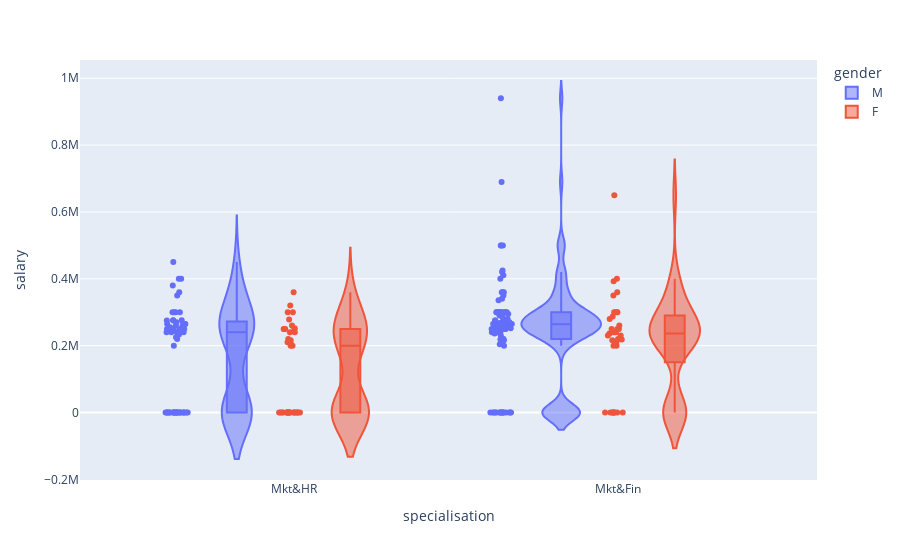

Notebook code cell kept with this figure:
### Code cell
px.violin(dados,y="salary",x="specialisation",color="gender",box=True,points="all")

### Figure 1 — Plotly figure (JSON) as saved in the notebook; plotly's stock layout.template omitted (floating-point values rounded to 4 significant figures; data arrays with more than 128 entries replaced by an {"elided": "..."} marker saying what was removed)
{"data": [{"alignmentgroup": "True", "box": {"visible": true}, "hovertemplate": "gender=M<br>specialisation=%{x}<br>salary=%{y}<extra></extra>", "legendgroup": "M", "marker": {"color": "#636efa"}, "name": "M", "offsetgroup": "M", "orientation": "v", "points": "all", "scalegroup": "True", "showlegend": true, "type": "violin", "x": {"elided": "139 str values"}, "x0": " ", "xaxis": "x", "y": {"elided": "139 int values"}, "y0": " ", "yaxis": "y"}, {"alignmentgroup": "True", "box": {"visible": true}, "hovertemplate": "gender=F<br>specialisation=%{x}<br>salary=%{y}<extra></extra>", "legendgroup": "F", "marker": {"color": "#EF553B"}, "name": "F", "offsetgroup": "F", "orientation": "v", "points": "all", "scalegroup": "True", "showlegend": true, "type": "violin", "x": ["Mkt&Fin", "Mkt&HR", "Mkt&Fin", "Mkt&Fin", "Mkt&Fin", "Mkt&HR", "Mkt&Fin", "Mkt&HR", "Mkt&Fin", "Mkt&Fin", "Mkt&HR", "Mkt&HR", "Mkt&HR", "Mkt&Fin", "Mkt&HR", "Mkt&HR", "Mkt&HR", "Mkt&Fin", "Mkt&HR", "Mkt&Fin", "Mkt&HR", "Mkt&HR", "Mkt&HR", "Mkt&HR", "Mkt&HR", "Mkt&HR", "Mkt&Fin", "Mkt&HR", "Mkt&HR", "Mkt&Fin", "Mkt&HR", "Mkt&HR", "Mkt&Fin", "Mkt&HR", "Mkt&HR", "Mkt&Fin", "Mkt&Fin", "Mkt&Fin", "Mkt&Fin", "Mkt&Fin", "Mkt&HR", "Mkt&Fin", "Mkt&HR", "Mkt&Fin", "Mkt&Fin", "Mkt&HR", "Mkt&Fin", "Mkt&Fin", "Mkt&Fin", "Mkt&HR", "Mkt&Fin", "Mkt&Fin", "Mkt&HR", "Mkt&Fin", "Mkt&Fin", "Mkt&Fin", "Mkt&Fin", "Mkt&Fin", "Mkt&Fin", "Mkt&HR", "Mkt&HR", "Mkt&HR", "Mkt&HR", "Mkt&Fin", "Mkt&HR", "Mkt&HR", "Mkt&HR", "Mkt&Fin", "Mkt&Fin", "Mkt&Fin", "Mkt&HR", "Mkt&HR", "Mkt&HR", "Mkt&Fin", "Mkt&HR", "Mkt&HR"], "x0": " ", "xaxis": "x", "y": [0, 0, 218000, 200000, 0, 0, 393000, 360000, 300000, 0, 250000, 0, 278000, 260000, 300000, 320000, 240000, 287000, 0, 200000, 0, 0, 0, 200000, 0, 216000, 240000, 0, 0, 230000, 0, 240000, 400000, 210000, 210000, 300000, 230000, 300000, 0, 220000, 0, 300000, 250000, 280000, 216000, 250000, 236000, 350000, 210000, 250000, 360000, 250000, 200000, 0, 250000, 240000, 240000, 250000, 0, 0, 0, 0, 220000, 650000, 0, 0, 252000, 0, 0, 0, 300000, 260000, 0, 210000, 0, 204000], "y0": " ", "yaxis": "y"}], "layout": {"legend": {"title": {"text": "gender"}, "tracegroupgap": 0}, "margin": {"t": 60}, "violinmode": "group", "xaxis": {"anchor": "y", "domain": [0, 1], "title": {"text": "specialisation"}}, "yaxis": {"anchor": "x", "domain": [0, 1], "title": {"text": "salary"}}}}
